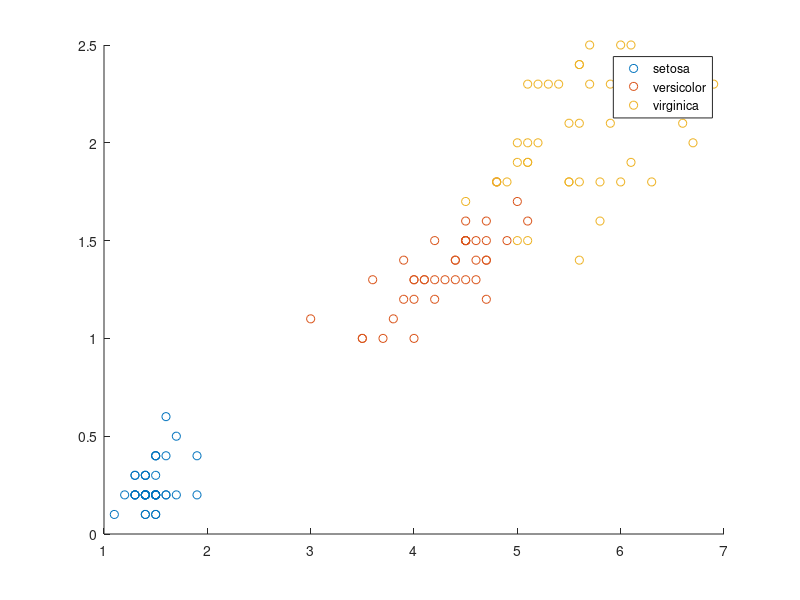

Reproduce this figure in MATLAB. (Note: this script raises an error after producing the figure.)
clear all;close all;clc;
load fisheriris
my_new_table=meas(:,3:4);
rand_num=randperm(150);
Train_Data=my_new_table(rand_num(1:120),:);
Test_Data=my_new_table(rand_num(121:end),:);

x = Train_Data(:,1:2);
Labels = species(rand_num(121:150),:)
species=species(rand_num(1:120),:)
gscatter(x(:,1),x(:,2),species)
legend('Location','best')
Mdl = KDTreeSearcher(x)

% newpoint2 = [5 1.45;6 2;2.75 .75];

newpoint2 = [Test_Data(:,1) Test_Data(:,2)];
gscatter(x(:,1),x(:,2),species)
legend('location','best')
[n2,d2] = knnsearch(Mdl,newpoint2,'k',10);
line(x(n2,1),x(n2,2),'color',[.5 .5 .5],'marker','o',...
   'linestyle','none','markersize',10)
line(newpoint2(:,1),newpoint2(:,2),'marker','x','color','k',...
   'markersize',10,'linewidth',2,'linestyle','none')

tb = tabulate(species(n2(17,:)));
%Labels = species(rand_num(121:150),:)
for i=1:30
    tb = tabulate(species(n2(i,:)));
     Test_Label(i)=(tb(1))
end
%sonuc=function1(Labels,Test_Label);
Y=categorical(species)
Test_Label=categorical(Test_Label);
Labels=categorical(Labels);
sonuc=function1(Labels,Test_Label);
Tablo=struct2table(sonuc);
disp(Tablo)
%%%%%%%%%%%%%%%%%%%%%%%%%%confusionmatrix%%%%%%%%%%%%%%%%%%%%%%%%%%%%%%55
X = Train_Data;
Z = species;
figure;
Mdl = fitcknn(X,Y,'NumNeighbors',5,'Standardize',1);
predictedY = resubPredict(Mdl);
cm = confusionchart(Labels,Test_Label);



